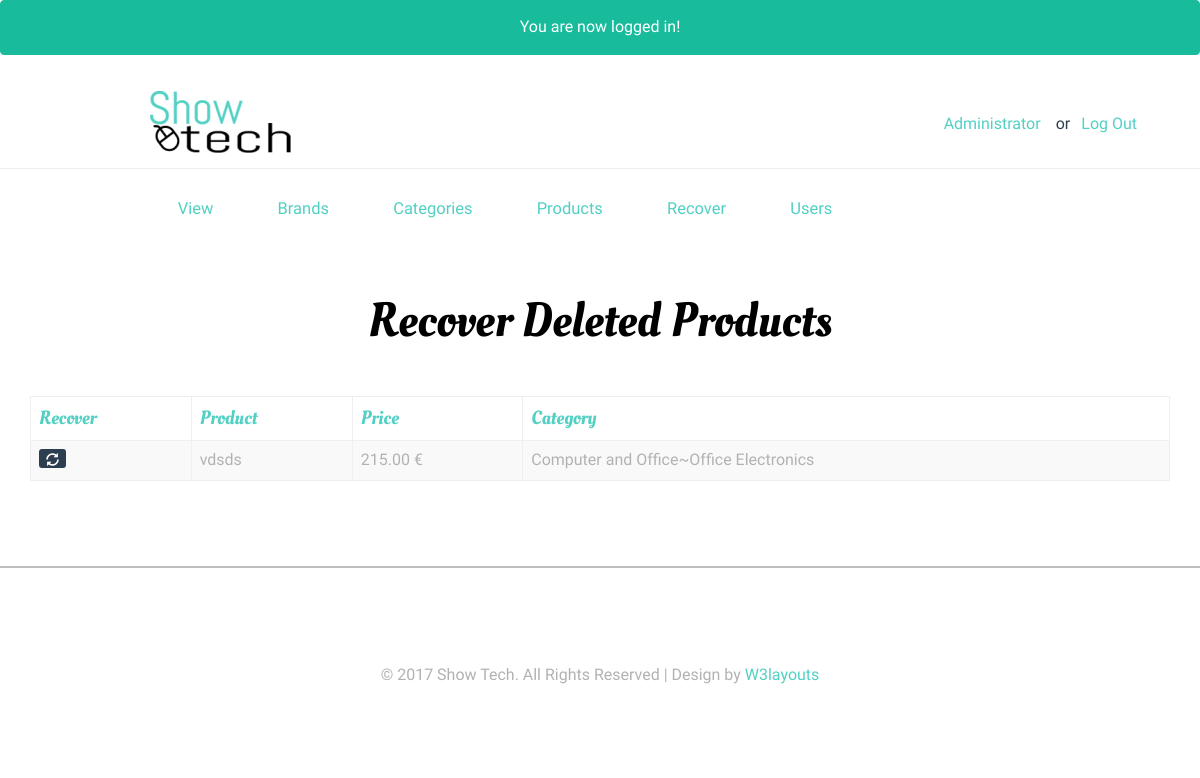
The app's page /accounts/recover.php (signed in) with its own data.
### tables this page shows
CREATE TABLE IF NOT EXISTS `users` (
  `id` int(11) NOT NULL,
  `full_name` varchar(255) NOT NULL,
  `email` varchar(255) NOT NULL,
  `password` varchar(255) NOT NULL,
  `date` datetime NOT NULL DEFAULT CURRENT_TIMESTAMP,
  `last_login` datetime NOT NULL,
  `permissions` varchar(255) NOT NULL
);

CREATE TABLE IF NOT EXISTS `products` (
  `id` int(11) NOT NULL,
  `title` varchar(255) NOT NULL,
  `price` decimal(10,2) NOT NULL,
  `list_price` decimal(10,2) NOT NULL,
  `brand` int(11) NOT NULL,
  `categories` varchar(255) NOT NULL,
  `image` varchar(255) NOT NULL,
  `description` text NOT NULL,
  `featured` tinyint(4) NOT NULL DEFAULT '0',
  `sizes` text NOT NULL,
  `deleted` tinyint(4) NOT NULL DEFAULT '0',
  `user` int(11) NOT NULL,
  `views` bigint(20) NOT NULL DEFAULT '0'
);

### accounts/recover.php (the view, shortened to what this page needs)
<?php
require_once $_SERVER['DOCUMENT_ROOT'].'/showtech/assets/conn.php';
include 'include/head.php'; include 'include/scripts.php';
include 'include/header.php';  include 'include/menu.php';
$usr_id = $AdmUsr['id'];
$sql = "SELECT * FROM products WHERE user = '$usr_id' AND deleted = 1 ORDER BY categories";
$presults = $db->query($sql);
 ?>
<div class="container">
    <div class="content-top">
        <h1>
            Recover Deleted Products
        </h1>
        <table class="table table-hover table-bordered table-condensed table-striped">
  <thead><th>Recover</th><th>Product</th><th>Price</th><th>Category</th></thead>
  <tbody>
    <?php while($product = mysqli_fetch_assoc($presults)):
        $childID = $product['categories'];
        $catSql = "SELECT * FROM categories WHERE id = '$childID'";
        $result = $db->query($catSql);
        $child = mysqli_fetch_assoc($result);
        $parentID = $child['parent'];
        $pSql =  "SELECT * FROM categories WHERE id = '$parentID'";
        $presult = $db->query($pSql);
        $parent = mysqli_fetch_assoc($presult);
        $category = $parent['category'].'~'.$child['category'];
      ?>
      <tr>
        <td>
          <a href="recover.php?recover=<?=$product['id'];?>" class="btn btn-xs btn-primary "><span class="glyphicon glyphicon-refresh"></span></a>
        </td>
        <td><?=$product['title'];?></td>
        <td><?=$product['price'];?> €</td>
        <td><?=$category;?></td>
      </tr>
    <?php endwhile; ?>
  </tbody>
</table>
    </div>
</div>
<?php include 'include/footer.php';?>

### accounts/include/header.php
<div class="header">
	<div class="header-top">
		<div class="container">
				<div class="col-sm-4 logo">
					<a href="index.php"><img src="../images/logo.png" alt=""></a>
				</div>
			<div class="col-sm-3 logo">
				</div>
			<div class="col-sm-5 header-left">
					<p class="log pull-right"><a href="account.php"><?= $AdmUsr['full_name'];?></a>
						<span>or</span><a  href="logout.php"  >Log Out</a></p>
					<div class="clearfix"> </div>
			</div>
				<div class="clearfix"> </div>
		</div>
	</div>
		<div class="container">
			<div class="head-top">

### css/style.css (style rules this page uses)
html,body { background:#fff; font-size: 100%; font-family: 'Roboto-Regular'; }
body a { transition: 0.5s all; -webkit-transition: 0.5s all; -o-transition: 0.5s all; -moz-transition: 0.5s all; -ms-transition: 0.5s all; }
h1,h2,h3,h4,h5,h6,label,p { margin:0; }
.header-top { border-bottom: 1px solid #eee; padding: 15px 0; }
.header-left { margin-top: 4px; }
.head-top { padding: 1em 0 0; }
.logo { text-align:center; }
p.log { float:left; font-size: 1em; width: 50%; margin-top: 4%; }
p.log a { color:#52D0C4; text-decoration:none; margin: 0 5%; display: inline-block; }
.content-top h1 { color:#000; font-size: 3em; font-family: 'OleoScript-Regular'; text-align: center; margin: 0 0 1em; }
.content-top { padding: 4em 0; }
table { width:100%; margin: 0em 0 2em; }
th { color: #52D0C4; font-size: 1.2em; font-family: 'OleoScript-Regular'; font-weight: 400; }
th, td { padding: 10px; }
td { color:#b2b2b2; font-size: 1em; }
.table > thead > tr > th, .table > tbody > tr > th, .table > tfoot > tr > th, .table > thead > tr > td, .table > tbody > tr > td, .table > tfoot > tr > td { padding: 8px; line-height: 1.42857143; vertical-align: top; border-top: none; }

### records on screen
users: full_name "Administrator"
products: title "vdsds", price "215.00", category "Computer and Office~Office Electronics"

### other values on screen
$_SESSION['success_flash'] "You are now logged in!"
